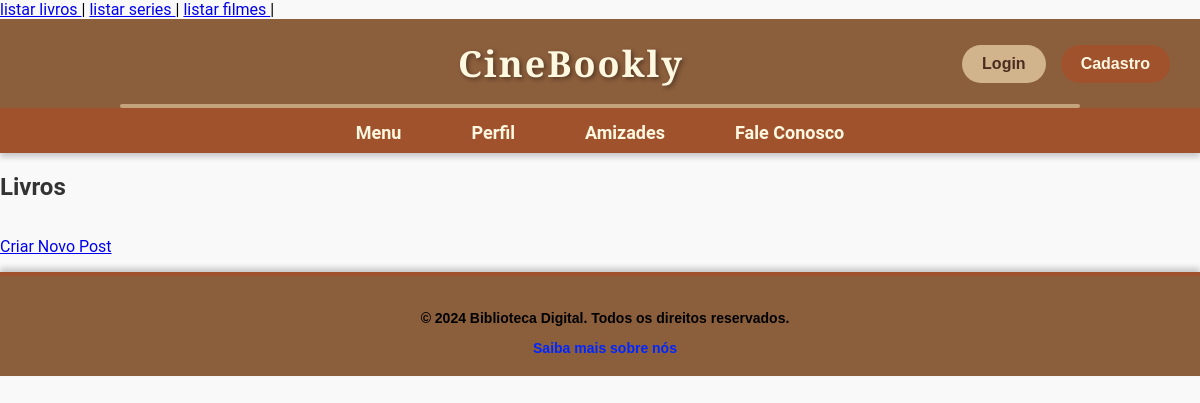
Before: /crud/index_teste.php?pg=lista_livro with the older database file.
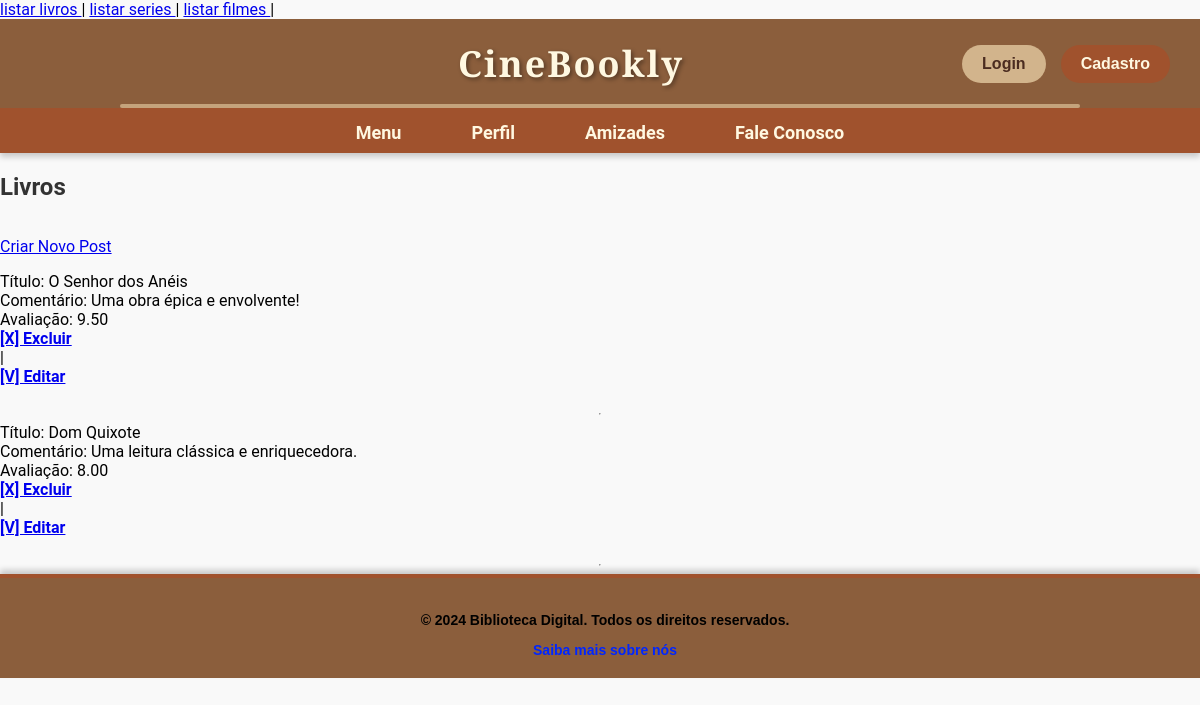
After: the same page with the newer database file.
### tables this page shows
CREATE TABLE `posts` (
  `id` int(11) NOT NULL AUTO_INCREMENT,
  `tipo` enum('livro','serie','filme') NOT NULL,
  `titulo` varchar(255) NOT NULL,
  `comentario` text NOT NULL,
  `avaliacao` decimal(4,2) NOT NULL DEFAULT 0.00,
  `usuario_id` int(11) NOT NULL,
  PRIMARY KEY (`id`),
  KEY `usuario_id` (`usuario_id`),
  CONSTRAINT `posts_ibfk_1` FOREIGN KEY (`usuario_id`) REFERENCES `usuarios` (`id`)
);

### acesso/sessao.php (called while the page is built, shortened)
<?php
    function logado() {
        return isset($_SESSION['id_usuario']);
    }
?>

### crud/lista_livro.php (the view, shortened to what this page needs)
<h2>Livros</h2>
<p><a href="?pg=form_cria_post">Criar Novo Post</a></p>
<?php
    include_once("../config.inc.php");
    $sql = mysqli_query($conexao,"SELECT * FROM posts WHERE tipo = 'livro'");
    while($tabela = mysqli_fetch_array($sql)){
        echo "Título:     $tabela[titulo]     <br>";
        echo "Comentário: $tabela[comentario] <br>";
        echo "Avaliação:  $tabela[avaliacao]  <br>";
        echo "<a href=?pg=exclui_post&id=$tabela[id]><b>[X] Excluir</b></a>  |";
        echo "<a href=?pg=form_edita_post&id=$tabela[id]><b>[V] Editar</b></a> <br>";
        echo "<hr>";
    }
?>

### crud/index_teste.php (shortened to what this page needs)
<!DOCTYPE html>
<html lang="pt-BR">
<head>
    <link rel="stylesheet" href="../style/topo.css">
    <link rel="stylesheet" href="../style/conteudo.css">
    <link rel="stylesheet" href="../style/menu.css">
    <link rel="stylesheet" href="../style/rodape.css">
    <link rel="stylesheet" href="../style/login.css">
    <link rel="stylesheet" href="../style/cadastro.css">
    <link rel="stylesheet" href="../style/global.css">
</head>
<body>
    <nav>
        <a href="?pg=lista_livro">listar livros </a> |
        <a href="?pg=lista_serie">listar series </a> |
        <a href="?pg=lista_filme">listar filmes </a> |
    </nav>
    <?php
        include_once("../components/topo/topo.php");
        include_once("../components/menu/menu.php");
        if(empty($_SERVER['QUERY_STRING'])){
            $var = "../components/conteudo/conteudo.php";
            include_once($var);
        }else{
            $pg = $_GET['pg'];
            include_once("$pg.php");
        }
        include_once("../components/rodape/rodape.php");
    ?>
</body>
</html>

### components/topo/topo.php
<div class="topo-biblioteca">
    <div class="logo">
        <h1>CineBookly</h1>
    </div>
    <?php include_once("acesso/sessao.php");
    if (!logado()):
        ?>
        <div class="botoes">
            <button class="botao-login"><a href="?pg=acesso/login/form-login">Login</a></button>
            <button class="botao-cadastro"><a href="?pg=acesso/cadastro/form-cadastrar">Cadastro</a></button>
        </div>
    <?php endif; ?>
</div>

### components/menu/menu.php (shortened to what this page needs)
<nav class="menu-navegacao">
    <ul>
        <li><a href="?pg=components/conteudo/conteudo">Menu</a></li>
        <li><a href="#">Perfil</a></li>
        <li><a href="#">Amizades</a></li>
        <li><a href="#">Fale Conosco</a></li>
        <?php include_once("acesso/sessao.php");
            ?>
    </ul>
</nav>

### components/rodape/rodape.php
<footer class="rodape">
    <p>&copy; 2024 Biblioteca Digital. Todos os direitos reservados.</p>
    <a href="#">Saiba mais sobre nós</a>
</footer>

### style/topo.css (style rules this page uses)
.topo-biblioteca { display: flex; justify-content: space-between; align-items: center; padding: 20px 30px; background-color: #8B5E3C; color: #FFF8E1; font-family: Arial, sans-serif; position: relative; border-bottom: 4px solid #A0522D; }
.logo { flex: 1; text-align: center; margin-left: 150px }
.logo h1 { font-size: 36px; font-weight: bold; font-family: 'Libre Baskerville', serif; color: #FFF8E1; margin: 0; letter-spacing: 2px; text-shadow: 2px 2px 4px rgba(0, 0, 0, 0.4); }
.botoes { display: flex; gap: 15px; }
.botoes button { padding: 10px 20px; font-size: 16px; font-weight: bold; border: none; cursor: pointer; border-radius: 25px; transition: all 0.3s; }
.botao-login { background-color: #D2B48C; color: #4B2C20; }
.botao-cadastro { background-color: #A0522D; color: #FFF8E1; }
.topo-biblioteca::after { content: ""; position: absolute; bottom: 0; left: 50%; transform: translateX(-50%); width: 80%; height: 4px; background-color: #D2B48C; border-radius: 2px; opacity: 0.8; }
.botoes button a { color: inherit; text-decoration: none; display: block; height: 100%; width: 100%; }

### style/menu.css (style rules this page uses)
.menu-navegacao { background-color: #A0522D; padding: 10px 0; box-shadow: 0px 4px 6px rgba(0, 0, 0, 0.2); }
.menu-navegacao ul { display: flex; justify-content: center; list-style: none; margin: 0; padding: 0; }
.menu-navegacao li { margin: 0 15px; }
.menu-navegacao a { text-decoration: none; font-size: 18px; font-weight: bold; color: #FFF8E1; padding: 10px 20px; border-radius: 5px; transition: all 0.3s ease; position: relative; }
.menu-navegacao a::after { content: ''; position: absolute; bottom: -4px; left: 50%; transform: translateX(-50%); width: 0%; height: 2px; background-color: #FFF8E1; transition: width 0.3s ease; }

### style/rodape.css (style rules this page uses)
.rodape { background-color: #8B5E3C; color: #FFF8E1; text-align: center; padding: 20px 0; font-family: Arial, sans-serif; font-size: 14px; border-top: 4px solid #A0522D; box-shadow: 0px -4px 6px rgba(0, 0, 0, 0.2); }
.rodape p { color: #000000; text-decoration: none; font-weight: bold; transition: color 0.3s; margin-left: 10px; }
.rodape a { color: #0026ff; text-decoration: none; font-weight: bold; transition: color 0.3s; margin-left: 10px; }

### style/global.css (style rules this page uses)
h1, h2 { color: #333; }
p { color: #666; }
html, body { height: 100%; margin: 0; padding: 0; }
body { display: flex; flex-direction: column; font-family: 'Roboto', sans-serif; background-color: #f9f9f9; }

Changed rows visible on the page:
added posts: titulo "O Senhor dos Anéis", comentario "Uma obra épica e envolvente!", avaliacao "9.50"
added posts: titulo "Dom Quixote", comentario "Uma leitura clássica e enriquecedora.", avaliacao "8.00"
